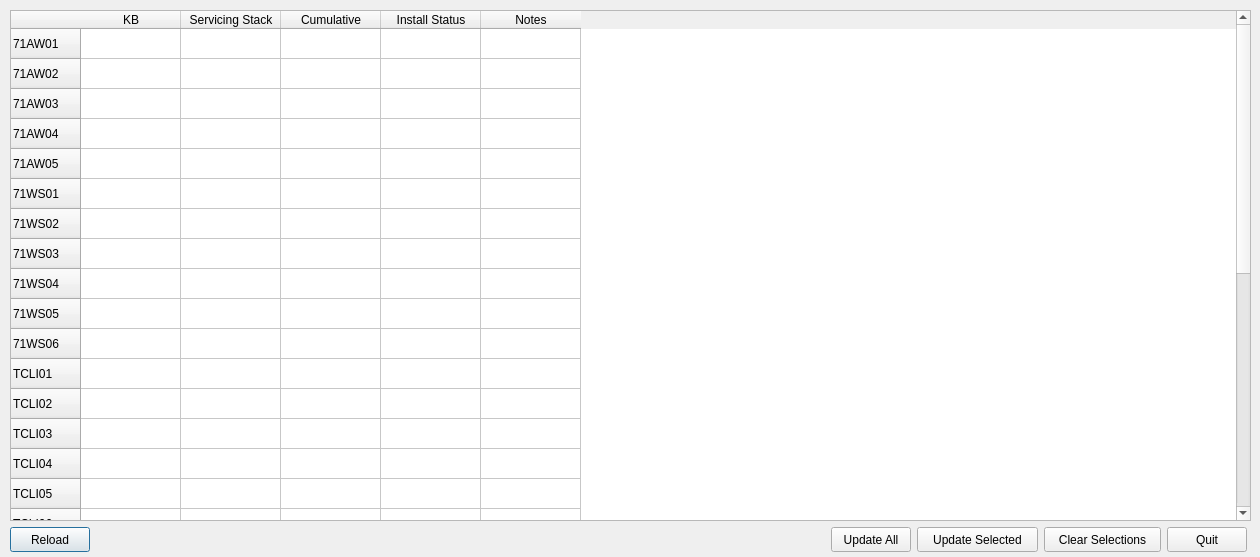
<?xml version="1.0" encoding="UTF-8"?>
<ui version="4.0">
 <class>WindowsSecurityUpdate</class>
 <widget class="QDialog" name="WindowsSecurityUpdate">
  <property name="geometry">
   <rect>
    <x>0</x>
    <y>0</y>
    <width>1260</width>
    <height>557</height>
   </rect>
  </property>
  <property name="windowTitle">
   <string>Dialog</string>
  </property>
  <widget class="QTableWidget" name="Table">
   <property name="geometry">
    <rect>
     <x>10</x>
     <y>10</y>
     <width>1241</width>
     <height>511</height>
    </rect>
   </property>
   <property name="cursor" stdset="0">
    <cursorShape>ArrowCursor</cursorShape>
   </property>
   <property name="editTriggers">
    <set>QAbstractItemView::NoEditTriggers</set>
   </property>
   <attribute name="horizontalHeaderCascadingSectionResizes">
    <bool>false</bool>
   </attribute>
   <attribute name="horizontalHeaderStretchLastSection">
    <bool>false</bool>
   </attribute>
   <attribute name="verticalHeaderCascadingSectionResizes">
    <bool>false</bool>
   </attribute>
   <row>
    <property name="text">
     <string>71AW01</string>
    </property>
   </row>
   <row>
    <property name="text">
     <string>71AW02</string>
    </property>
   </row>
   <row>
    <property name="text">
     <string>71AW03</string>
    </property>
   </row>
   <row>
    <property name="text">
     <string>71AW04</string>
    </property>
   </row>
   <row>
    <property name="text">
     <string>71AW05</string>
    </property>
   </row>
   <row>
    <property name="text">
     <string>71WS01</string>
    </property>
   </row>
   <row>
    <property name="text">
     <string>71WS02</string>
    </property>
   </row>
   <row>
    <property name="text">
     <string>71WS03</string>
    </property>
   </row>
   <row>
    <property name="text">
     <string>71WS04</string>
    </property>
   </row>
   <row>
    <property name="text">
     <string>71WS05</string>
    </property>
   </row>
   <row>
    <property name="text">
     <string>71WS06</string>
    </property>
   </row>
   <row>
    <property name="text">
     <string>TCLI01</string>
    </property>
   </row>
   <row>
    <property name="text">
     <string>TCLI02</string>
    </property>
   </row>
   <row>
    <property name="text">
     <string>TCLI03</string>
    </property>
   </row>
   <row>
    <property name="text">
     <string>TCLI04</string>
    </property>
   </row>
   <row>
    <property name="text">
     <string>TCLI05</string>
    </property>
   </row>
   <row>
    <property name="text">
     <string>TCLI06</string>
    </property>
   </row>
   <row>
    <property name="text">
     <string>71ES02</string>
    </property>
   </row>
   <row>
    <property name="text">
     <string>71ES03</string>
    </property>
   </row>
   <row>
    <property name="text">
     <string>VIRT03</string>
    </property>
   </row>
   <row>
    <property name="text">
     <string>HIST1A</string>
    </property>
   </row>
   <row>
    <property name="text">
     <string>NAS_SRV</string>
    </property>
   </row>
   <row>
    <property name="text">
     <string>EPOSRV</string>
    </property>
   </row>
   <row>
    <property name="text">
     <string>WSUS</string>
    </property>
   </row>
   <row>
    <property name="text">
     <string>NETMON</string>
    </property>
   </row>
   <row>
    <property name="text">
     <string>PI_MAG</string>
    </property>
   </row>
   <row>
    <property name="text">
     <string>PIMAG_IN</string>
    </property>
   </row>
   <row>
    <property name="text">
     <string>SYSADV</string>
    </property>
   </row>
   <row>
    <property name="text">
     <string>AUTOSAVE</string>
    </property>
   </row>
   <row>
    <property name="text">
     <string>PRIMDC</string>
    </property>
   </row>
   <row>
    <property name="text">
     <string>SECNDC</string>
    </property>
   </row>
   <column>
    <property name="text">
     <string>KB</string>
    </property>
   </column>
   <column>
    <property name="text">
     <string>Servicing Stack</string>
    </property>
   </column>
   <column>
    <property name="text">
     <string>Cumulative</string>
    </property>
   </column>
   <column>
    <property name="text">
     <string>Install Status</string>
    </property>
   </column>
   <column>
    <property name="text">
     <string>Notes</string>
    </property>
   </column>
  </widget>
  <widget class="QPushButton" name="Reload">
   <property name="geometry">
    <rect>
     <x>10</x>
     <y>527</y>
     <width>80</width>
     <height>25</height>
    </rect>
   </property>
   <property name="text">
    <string>Reload</string>
   </property>
  </widget>
  <widget class="QPushButton" name="Quit">
   <property name="geometry">
    <rect>
     <x>1167</x>
     <y>527</y>
     <width>80</width>
     <height>25</height>
    </rect>
   </property>
   <property name="text">
    <string>Quit</string>
   </property>
  </widget>
  <widget class="QPushButton" name="UpdateSelected">
   <property name="geometry">
    <rect>
     <x>917</x>
     <y>527</y>
     <width>121</width>
     <height>25</height>
    </rect>
   </property>
   <property name="text">
    <string>Update Selected</string>
   </property>
  </widget>
  <widget class="QPushButton" name="UpdateAll">
   <property name="geometry">
    <rect>
     <x>831</x>
     <y>527</y>
     <width>80</width>
     <height>25</height>
    </rect>
   </property>
   <property name="text">
    <string>Update All</string>
   </property>
  </widget>
  <widget class="QPushButton" name="ClearSelections">
   <property name="geometry">
    <rect>
     <x>1044</x>
     <y>527</y>
     <width>117</width>
     <height>25</height>
    </rect>
   </property>
   <property name="text">
    <string>Clear Selections</string>
   </property>
  </widget>
 </widget>
 <resources/>
 <connections/>
</ui>
